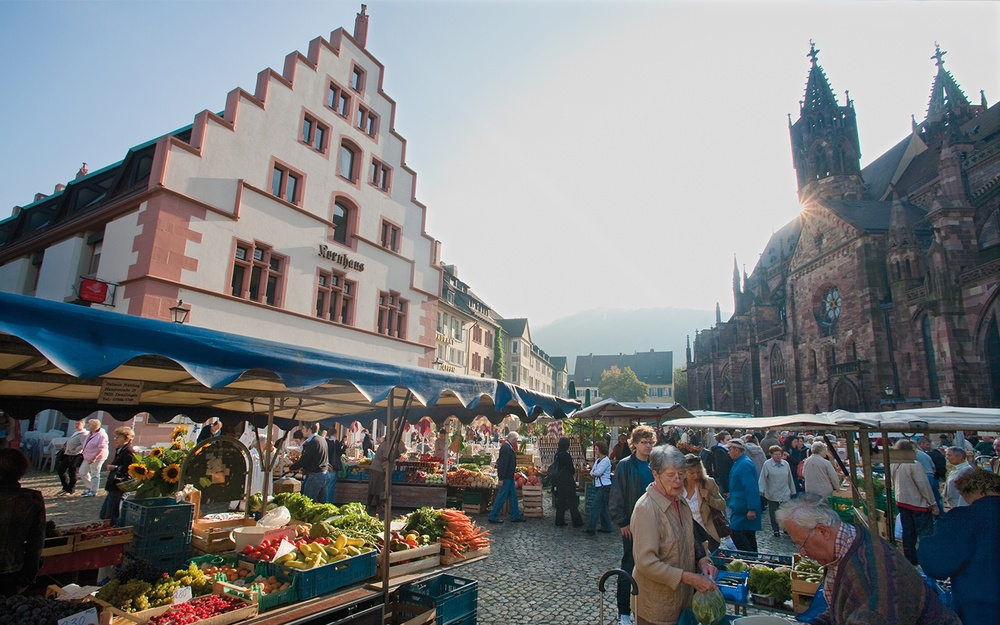
#> input picture test.jpg, 1000 x 625 px, shrunk from 1440 x 900 before the run
$ python tryout.py
#> lines starting #> are read from the running program, lines starting #| are printed output that depends on the picture
import PIL
from PIL import ImageEnhance
from PIL import Image
from PIL import ImageFilter
import numpy as np

image = Image.open("test.jpg")
#> image is the input picture: PIL image 1000x625 RGB; mean R, G, B 124, 125.6, 127.1
#image.show("Original")

# Change Brightness: value between 0.1 and 4 makes sense
enhancer = ImageEnhance.Brightness(image)
augmented_image = enhancer.enhance(1)
#augmented_image.show("Changed Brightness")

# Change Contrast: value between 0.1 and 5 or 6 makes sense
enhancer = ImageEnhance.Contrast(augmented_image)
augmented_image = enhancer.enhance(1)
#augmented_image.show("Changed Contrast")

# Change Sharpness
enhancer = ImageEnhance.Sharpness(augmented_image)
augmented_image = enhancer.enhance(1)
#augmented_image.show("Changed Sharpness")

# Apply filter for gaussian blur
bild = augmented_image.filter(ImageFilter.GaussianBlur(0))
#bild.show("Applied gaussian blur filter")

# Apply gaussian noise
image_array = np.asarray(image)
mean = 0
sigma = 40
noise = sigma * np.random.randn(np.shape(image_array)[0],np.shape(image_array)[1],np.shape(image_array)[2]) + mean
image_array = image_array + noise
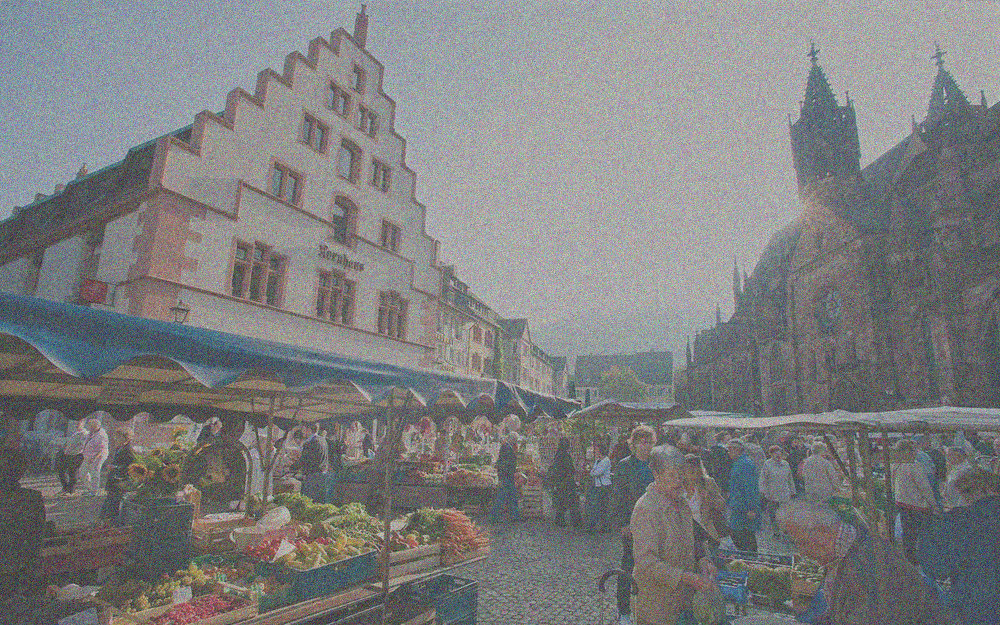
#> image_array: shape (625, 1000, 3) float64; mean R, G, B 123.9, 125.7, 127.1; drawn with min black and max white
new_image = Image.fromarray(np.uint8(image_array))
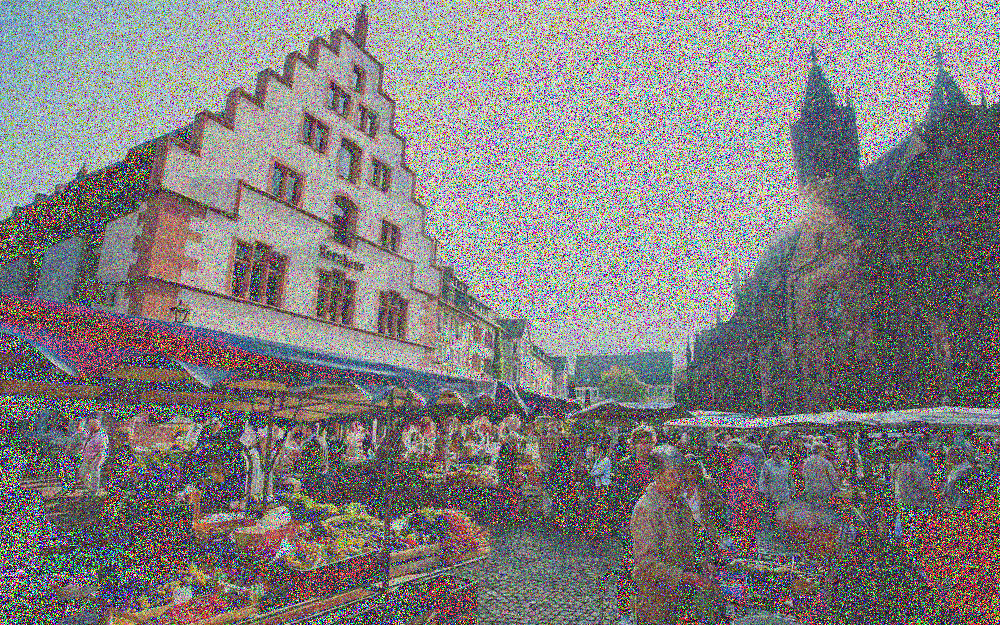
#> new_image: PIL image 1000x625 RGB; mean R, G, B 128.9, 125.6, 125.4
#new_image.show()

# Salt and Pepper noise
image_array = np.asarray(image)
#> (the run stopped early here; a loop or call above may not have finished)
